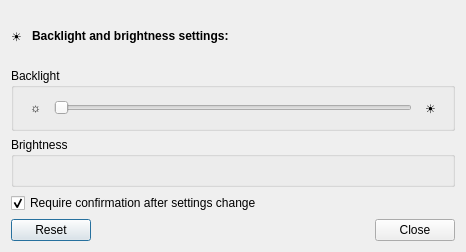
<?xml version="1.0" encoding="UTF-8"?>
<ui version="4.0">
 <class>BrightnessSettings</class>
 <widget class="QDialog" name="BrightnessSettings">
  <property name="geometry">
   <rect>
    <x>0</x>
    <y>0</y>
    <width>466</width>
    <height>252</height>
   </rect>
  </property>
  <property name="windowTitle">
   <string>Brightness Settings</string>
  </property>
  <property name="windowIcon">
   <iconset theme="system">
    <normaloff>.</normaloff>.</iconset>
  </property>
  <layout class="QGridLayout" name="gridLayout">
   <item row="0" column="0">
    <layout class="QHBoxLayout" name="horizontalLayout_2">
     <property name="spacing">
      <number>10</number>
     </property>
     <item>
      <widget class="QLabel" name="headIconLabel">
       <property name="sizePolicy">
        <sizepolicy hsizetype="Fixed" vsizetype="Preferred">
         <horstretch>0</horstretch>
         <verstretch>0</verstretch>
        </sizepolicy>
       </property>
       <property name="text">
        <string>☀</string>
       </property>
      </widget>
     </item>
     <item>
      <widget class="QLabel" name="headLabel">
       <property name="text">
        <string>&lt;html&gt;&lt;head/&gt;&lt;body&gt;&lt;p&gt;&lt;span style=&quot; font-weight:600;&quot;&gt;Backlight and brightness settings:&lt;/span&gt;&lt;/p&gt;&lt;/body&gt;&lt;/html&gt;</string>
       </property>
      </widget>
     </item>
    </layout>
   </item>
   <item row="1" column="0">
    <widget class="QGroupBox" name="backlightGroupBox">
     <property name="title">
      <string>Backlight</string>
     </property>
     <layout class="QHBoxLayout" name="horizontalLayout">
      <item>
       <widget class="QToolButton" name="backlightDownButton">
        <property name="text">
         <string>☼</string>
        </property>
        <property name="autoRaise">
         <bool>true</bool>
        </property>
       </widget>
      </item>
      <item>
       <widget class="QSlider" name="backlightSlider">
        <property name="orientation">
         <enum>Qt::Horizontal</enum>
        </property>
       </widget>
      </item>
      <item>
       <widget class="QToolButton" name="backlightUpButton">
        <property name="text">
         <string>☀</string>
        </property>
        <property name="autoRaise">
         <bool>true</bool>
        </property>
       </widget>
      </item>
     </layout>
    </widget>
   </item>
   <item row="2" column="0">
    <widget class="QGroupBox" name="groupBox">
     <property name="title">
      <string>Brightness</string>
     </property>
     <layout class="QVBoxLayout" name="verticalLayout_3">
      <property name="leftMargin">
       <number>2</number>
      </property>
      <property name="rightMargin">
       <number>2</number>
      </property>
      <item>
       <layout class="QVBoxLayout" name="layout"/>
      </item>
     </layout>
    </widget>
   </item>
   <item row="3" column="0">
    <widget class="QCheckBox" name="confirmCB">
     <property name="text">
      <string>Require confirmation after settings change</string>
     </property>
     <property name="checked">
      <bool>true</bool>
     </property>
    </widget>
   </item>
   <item row="4" column="0">
    <layout class="QHBoxLayout" name="horizontalLayout_3">
     <item>
      <widget class="QDialogButtonBox" name="buttonBox_1">
       <property name="orientation">
        <enum>Qt::Horizontal</enum>
       </property>
       <property name="standardButtons">
        <set>QDialogButtonBox::Reset</set>
       </property>
      </widget>
     </item>
     <item>
      <spacer name="horizontalSpacer">
       <property name="orientation">
        <enum>Qt::Horizontal</enum>
       </property>
       <property name="sizeHint" stdset="0">
        <size>
         <width>40</width>
         <height>20</height>
        </size>
       </property>
      </spacer>
     </item>
     <item>
      <spacer name="horizontalSpacer_2">
       <property name="orientation">
        <enum>Qt::Horizontal</enum>
       </property>
       <property name="sizeHint" stdset="0">
        <size>
         <width>40</width>
         <height>20</height>
        </size>
       </property>
      </spacer>
     </item>
     <item>
      <widget class="QDialogButtonBox" name="buttonBox_2">
       <property name="orientation">
        <enum>Qt::Horizontal</enum>
       </property>
       <property name="standardButtons">
        <set>QDialogButtonBox::Close</set>
       </property>
      </widget>
     </item>
    </layout>
   </item>
  </layout>
 </widget>
 <resources/>
 <connections>
  <connection>
   <sender>buttonBox_1</sender>
   <signal>accepted()</signal>
   <receiver>BrightnessSettings</receiver>
   <slot>accept()</slot>
   <hints>
    <hint type="sourcelabel">
     <x>248</x>
     <y>254</y>
    </hint>
    <hint type="destinationlabel">
     <x>157</x>
     <y>274</y>
    </hint>
   </hints>
  </connection>
  <connection>
   <sender>buttonBox_1</sender>
   <signal>rejected()</signal>
   <receiver>BrightnessSettings</receiver>
   <slot>reject()</slot>
   <hints>
    <hint type="sourcelabel">
     <x>316</x>
     <y>260</y>
    </hint>
    <hint type="destinationlabel">
     <x>286</x>
     <y>274</y>
    </hint>
   </hints>
  </connection>
 </connections>
</ui>
